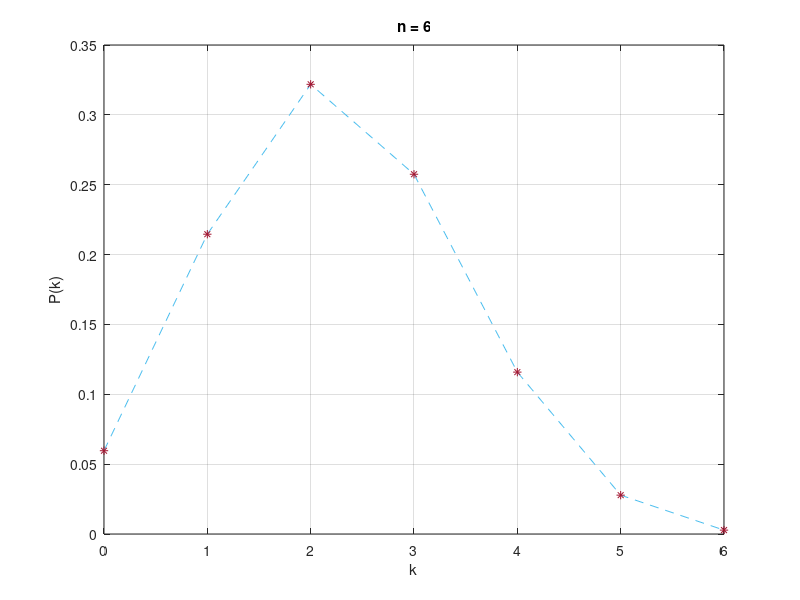
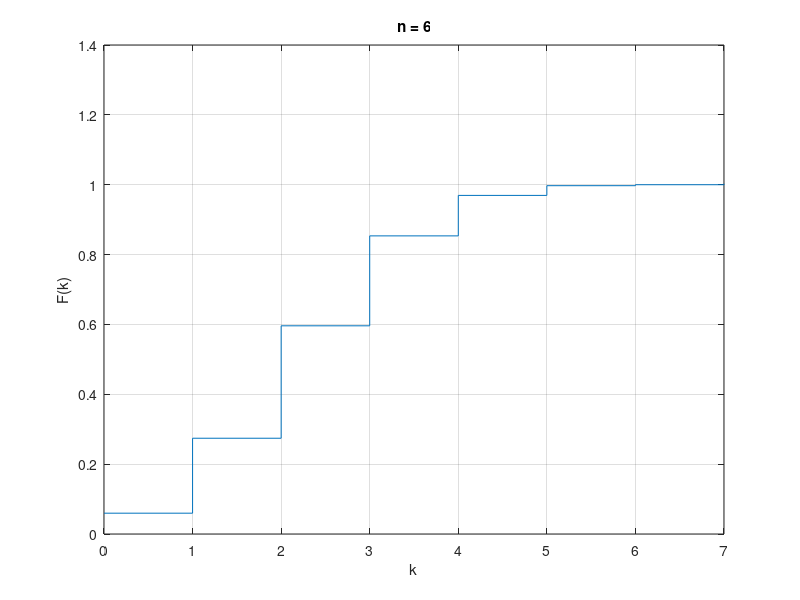
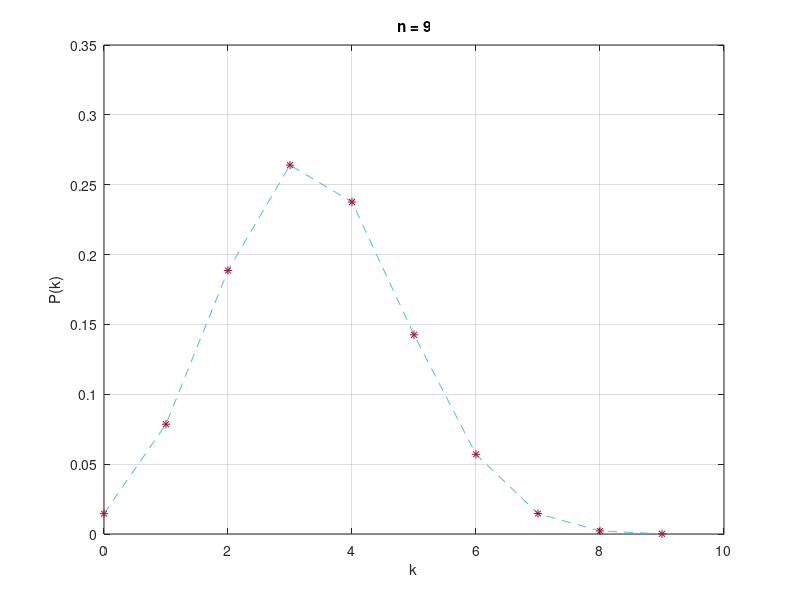
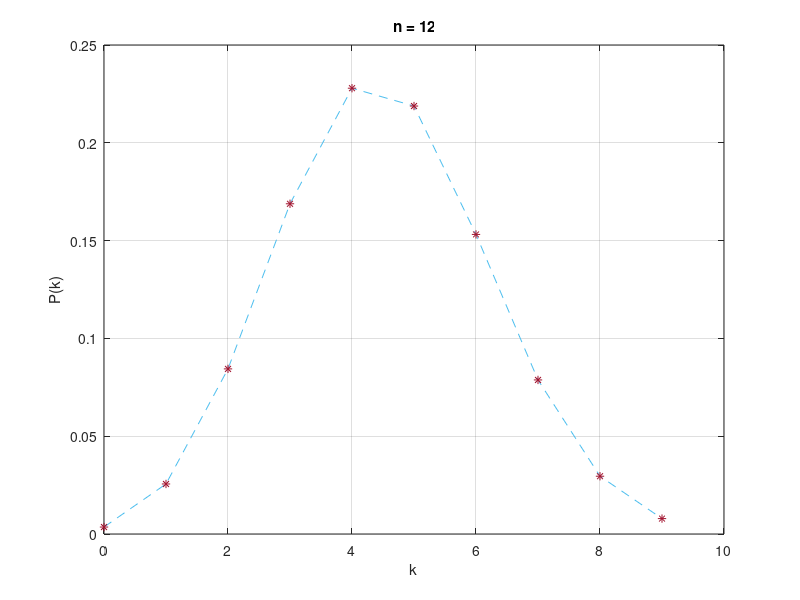

Reproduce these figures in MATLAB, in order.
R1 = 9;
G1 = 7;
B1 = 8;
N1 = R1 + G1 + B1;
p = R1 / N1;
q = 1 - p;
for n = 6:3:12
    m = min(R1, n);
    Pk = zeros(1, m);
    F = 0;
    Fk = zeros(1, m + 1);
    for k = 0:m
        P = nchoosek(n, k) * p^k * q^(n - k);
        F = F + P;
        Fk(k + 1) = F;
        Pk(k + 1) = P;
    end
    %P(k)
    figure
    plot(0:k, Pk, '--', 'Color', '#4DBEEE');
    hold on;
    plot(0:k, Pk, '*', 'Color', '#A2142F');
    grid on;
    title(['n = ', num2str(n)]);
    xlabel("k");
    ylabel("P(k)");
    %F(k) n = 6
    if n == 6
    F = F + P;
    Fk(k + 2) = F;
    figure
    stairs(0:(k + 1), Fk);
    grid on;
    title(['n = ', num2str(n)]);
    xlabel("k");
    ylabel("F(k)");
    end
end
clear;